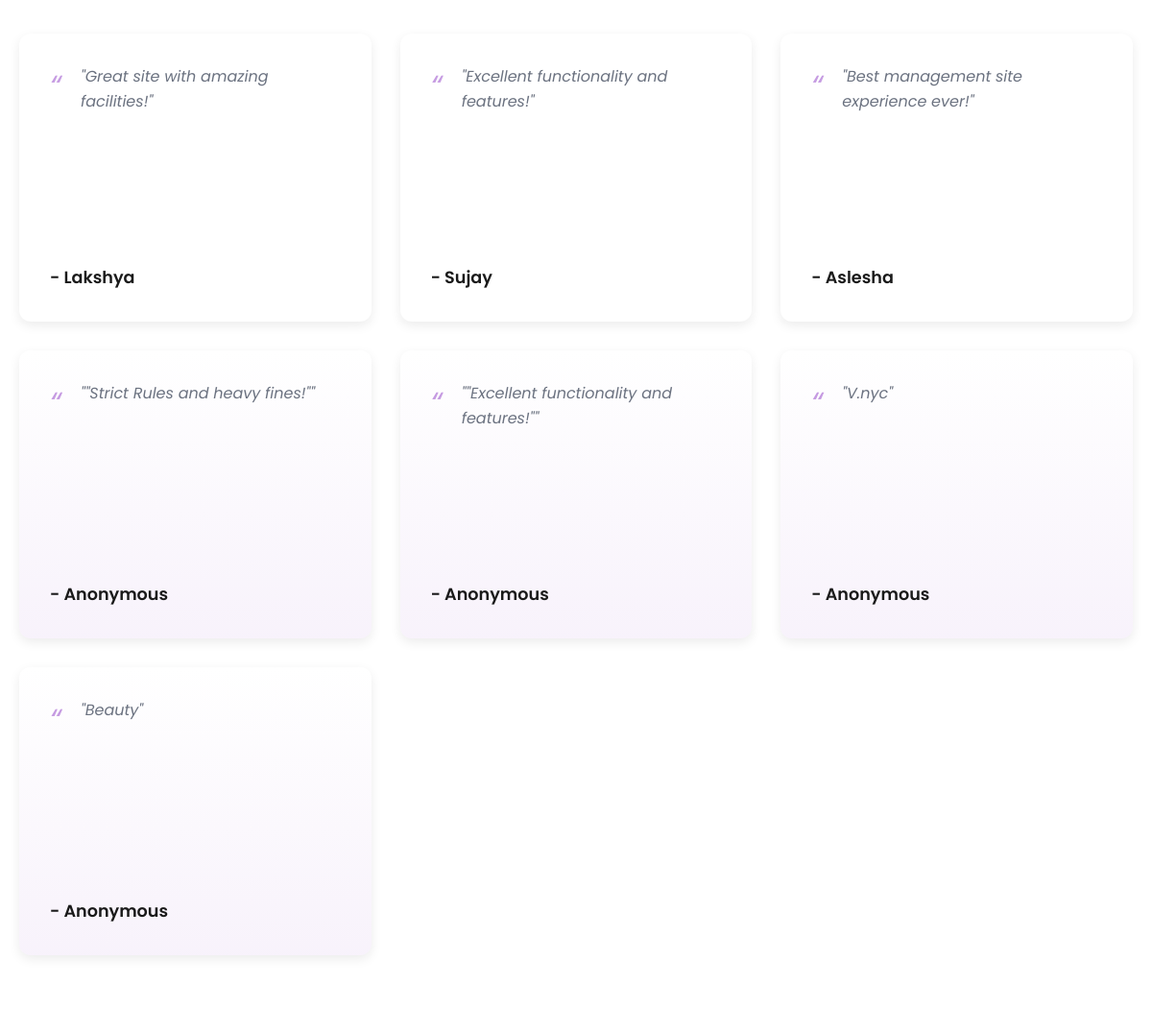
Page /about/ (lower part) on the earlier database version.
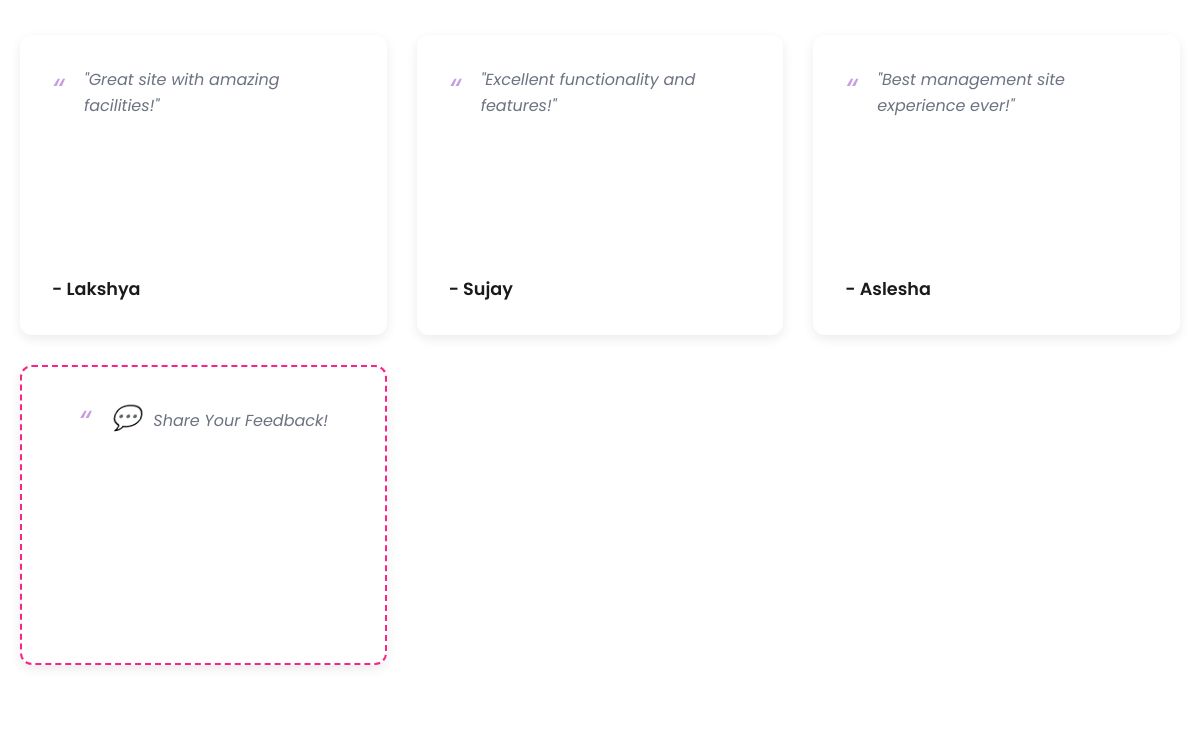
Same page on the later database version.
### Hostels/models.py (models this page shows, shortened)
class Feedback(models.Model):
    user = models.ForeignKey(CustomUser, on_delete=models.SET_NULL, null=True)
    environment_rating = models.CharField(max_length=20)
    service_rating = models.IntegerField()
    comments = models.TextField()
    hostel = models.CharField(max_length=50)
    submitted_at = models.DateTimeField(auto_now_add=True)

### Hostels/views.py (the view)
# urls.py: path('about/', views.about, name='about'),
def about(request):
    feedbacks = Feedback.objects.all().order_by('-submitted_at')
    return render(request, 'Rooms_about.html', {'feedbacks': feedbacks})

### Hostels/templates/Rooms_about.html (shortened to what this page needs)
{% extends 'Rooms_base.html' %}
{% load static %}
{% block content %}
<link rel="stylesheet" href="{% static 'css/Rooms_about.css' %}">
<section class="rating-section">
    <div class="container">
        <div class="row">
            <div class="col-12 col-md-6 col-lg-4">
                <div class="review-box">
                    <p>"Great site with amazing facilities!"</p>
                    <h5>- Lakshya</h5>
                </div>
            </div>
            <div class="col-12 col-md-6 col-lg-4">
                <div class="review-box">
                    <p>"Excellent functionality and features!"</p>
                    <h5>- Sujay</h5>
                </div>
            </div>
            <div class="col-12 col-md-6 col-lg-4">
                <div class="review-box">
                    <p>"Best management site experience ever!"</p>
                    <h5>- Aslesha</h5>
                </div>
            </div>
            {% for feedback in feedbacks %}
            <div class="col-12 col-md-6 col-lg-4">
                <div class="review-box feedback-entry">
                    <p>"{{ feedback.comments }}"</p>
                    <h5>- {% if feedback.user %}{{ feedback.user.get_full_name }}{% else %}Anonymous{% endif %}</h5>
                </div>
            </div>
            {% empty %}
            <div class="col-12 col-md-6 col-lg-4">
                <div class="review-box no-feedback">
                    <p class="no-feedback-text"><span class="feedback-icon">💬</span> Share Your Feedback!</p>
                </div>
            </div>
            {% endfor %}
        </div>
    </div>
</section>
{% endblock %}

Differences in the rows shown:
removed Feedback: comments "\"Strict Rules and heavy fines!\"", shows "Anonymous"
removed Feedback: comments "\"Excellent functionality and features!\"", shows "Anonymous"
removed Feedback: comments "V.nyc", shows "Anonymous"
removed Feedback: comments "Beauty", shows "Anonymous"
Other differences:
text now shown: "💬 Share Your Feedback!"
